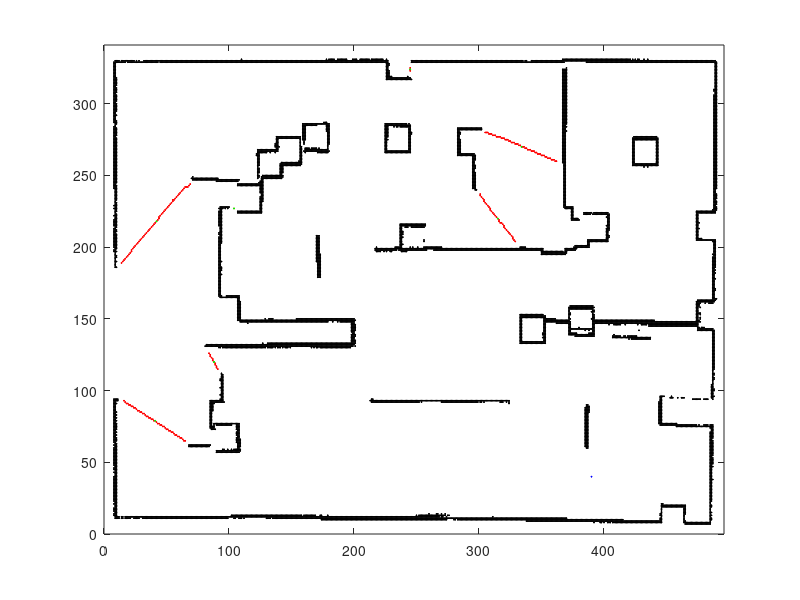

This figure's MATLAB source: (Note: this script raises an error after producing the figure.)
clc, clear all;

% load apf_problem.mat
load apf_paper2.mat
height = size(map,1);
width  = size(map,2);

% begin=[2;2];

% begin =[74; 115];
begin =[390; 40];
% begin =[20; 80];

% over=[14 14;5 14];
% over=[14 6 14 ;14 14 2];

inflation_radius = 5;
% obstacle=[0 0 0 0 0 0 0 0 0 0 0  0  0  0  0  0   15 15 15 15 15 15 15 15 15 15 15 15 15 15 15 15 1  2  3  4  5  6  7  8  9  10 11 12 13 14   1 2 3 4 5 6 7 8 9 10 11 12 13 14   5 5 5 5 5 5 5 5 5  5  5  5  10 10 10 10 10 10 10 10; 
%           0 1 2 3 4 5 6 7 8 9 10 11 12 13 14 15  0  1  2  3  4  5  6  7  8  9  10 11 12 13 14 15 15 15 15 15 15 15 15 15 15 15 15 15 15 15 0 0 0 0 0 0 0 0 0  0  0  0  0  0   2 3 4 5 6 7 8 9 10 11 12 15 14 13 12 11 10 6  9  13];
% obstacle=[1 1 1 1 1 1 1 1 1 1  1  1  1  1  1     2  3  4  5  6  7  8  9  10 11 12 13 14    2  3  4  5  6  7  8  9  10 11 12 13 14 15     15 15 15 15 15 15 15 15 15 15 15 15 15 15     5 5 5 5 5 5 5 5 5  5  5  5   10 10 10 10 10 10 10 10; 
%           1 2 3 4 5 6 7 8 9 10 11 12 13 14 15    15 15 15 15 15 15 15 15 15 15 15 15 15    1  1  1  1  1  1  1  1  1  1  1  1  1   1     2  3  4  5  6  7  8  9  10 11 12 13 14 15     1 2 3 4 5 6 7 8 9  10 11 12  14 13 12 11 10 9  8  7];

obstacle = []; 
target = [];
for i = 3 : size(map, 1) - 2
    for j = 3 : size(map, 2) - 2
        if(map(i,j) == 100)
            obstacle = [obstacle, [i;j]];
        end
        if(map(i,j)==-1)
            temp = 0;
            if(map(i+1, j)==0)
                temp1 = 0;
                temp1 = temp1 + (map(i+2, j)==0);
                temp1 = temp1 + (map(i+1, j+1)==0);
                temp1 = temp1 + (map(i+1, j-1)==0);
                temp = temp   + (temp1>0);
            end
            
            if(map(i, j+1)==0)
                temp1 = 0;
                temp1 = temp1 + (map(i, j+2)==0);
                temp1 = temp1 + (map(i+1, j+1)==0);
                temp1 = temp1 + (map(i-1, j+1)==0);
                temp = temp   + (temp1>0);
            end
           
            if(map(i-1, j)==0)
                temp1 = 0;
                temp1 = temp1 + (map(i-1, j+1)==0);
                temp1 = temp1 + (map(i-1, j-1)==0);
                temp1 = temp1 + (map(i-2, j)==0);
                temp = temp   + (temp1>0);
            end
            
            if(map(i, j-1)==0)
                temp1 = 0;
                temp1 = temp1 + (map(i, j-2)==0);
                temp1 = temp1 + (map(i+1, j-1)==0);
                temp1 = temp1 + (map(i-1, j-1)==0);
                temp  = temp  + (temp1>0);
            end
            if(temp > 0)
                target = [target, [i;j]];
            end
        end
    end
end

%%%%%%%%%%%%%%%%%% Remove targets whose distance to the nearest obstacle <
%%%%%%%%%%%%%%%%%% inflation radius.
targets = [];
for i = 1: size(target,2)
    temp = 0;
    for j = 1 : size(obstacle, 2)
       dis = abs(target(1,i)-obstacle(1,j)) ;
       dis = dis + abs(target(2,i)-obstacle(2,j)) ;
       if(dis < inflation_radius)
           temp =1;
           break;
       end
    end
    if(temp == 1)
        continue;
    end
    targets = [targets, target(:,i)];
end

%%%%%%%%%%%%%%%%%% New Solution: Cluster Targets into centers; 
%%%%%%%%%%%%%%%%%% InfoGain = the number of targets in each cluster.
%%%%%%%%%%%%%%%%%% Note: the K_repu coefficient should be set as 4;


%%%%%%%% Original Version1
% targets_process = targets;
% cluster_center = cell(0);
% idx_cell = 1;
% while(size(targets_process, 2) > 0)
%     idx = 1;
%     target_cluster = targets_process(:,1);
%     targets_process(:,1) = [];
%     while (idx < size(targets_process,2))
%         condition = 1;
%         for i = 1: size(target_cluster,2)
%            if(abs(targets_process(1, idx) - target_cluster(1, i)) + abs(targets_process(2, idx) - target_cluster(2, i)) < 3)
%                target_cluster = [target_cluster, targets_process(:, idx)];
%                targets_process(:, idx) = [];
%                condition = 0;
%                break;
%            end
%         end
%         if(condition)
%            idx = idx + 1; 
%         end
%     end
%     cluster_center{1, idx_cell} = target_cluster;
%     idx_cell = idx_cell + 1;
% end
% 
% num_cluster = size(cluster_center, 2);
% center = zeros(2, num_cluster);
% infoGain_cluster = zeros(1, num_cluster);
% for i = 1: num_cluster
%     infoGain_cluster(i) = size(cluster_center{1,i}, 2);
%     for j = 1: infoGain_cluster(i)
%        center(1,i) =  center(1,i) +  cluster_center{1,i}(1,j);
%        center(2,i) =  center(2,i) +  cluster_center{1,i}(2,j);
%     end
%     center(1,i) = center(1,i) / infoGain_cluster(i) ;
%     center(2,i) = center(2,i) / infoGain_cluster(i) ;
%     min_dis = 100;
%     min_idx = 0;
%     for j = 1: size(targets,2)
%         dis = abs(center(1,i) - targets(1,j)) +  abs(center(2,i) - targets(2,j));
%         if(dis < min_dis)
%            min_dis = dis;
%            min_idx= j;
%         end
%     end
%     center(:,i) = targets(:,min_idx);
% end
%%%%%%%% Original Version1 end

% %%%%%%%% Original Version2 start loop from back to start
% targets_process = targets;
% cluster_center = cell(0);
% idx_cell = 1;
% while(size(targets_process, 2) > 0)
%     idx = 1;
%     target_cluster = targets_process(:, end);
%     targets_process(:,end) = [];
%     for idx =  size(targets_process,2): -1:1
%         for i = 1: size(target_cluster,2)
%            if(abs(targets_process(1, idx) - target_cluster(1, i)) + abs(targets_process(2, idx) - target_cluster(2, i)) < 3)
%                target_cluster = [target_cluster, targets_process(:, idx)];
%                targets_process(:, idx) = [];
%                break;
%            end
%         end
%     end
%     
%     cluster_center{1, idx_cell} = target_cluster;
%     idx_cell = idx_cell + 1;
%     
% end
% 
% num_cluster = size(cluster_center, 2);
% center = zeros(2, num_cluster);
% infoGain_cluster = zeros(1, num_cluster);
% for i = 1: num_cluster
%     infoGain_cluster(i) = size(cluster_center{1,i}, 2);
%     for j = 1: infoGain_cluster(i)
%        center(1,i) =  center(1,i) +  cluster_center{1,i}(1,j);
%        center(2,i) =  center(2,i) +  cluster_center{1,i}(2,j);
%     end
%     center(1,i) = center(1,i) / infoGain_cluster(i) ;
%     center(2,i) = center(2,i) / infoGain_cluster(i) ;
%     min_dis = 100;
%     min_idx = 0;
%     for j = 1: size(targets,2)
%         dis = abs(center(1,i) - targets(1,j)) +  abs(center(2,i) - targets(2,j));
%         if(dis < min_dis)
%            min_dis = dis;
%            min_idx= j;
%         end
%     end
%     center(:,i) = targets(:,min_idx);
% end
%%%%%%%% Original Version2 ends


%%%%%%%% New Version4
targets_process = targets;
center = [];
infoGain_cluster = [];
while(size(targets_process, 2) > 0)
    idx = 1;
    target_cluster = targets_process(:, end);
    targets_process(:,end) = [];
    condition = 1;
    while(condition)
        condition = 0;
        for idx =  size(targets_process,2): -1:1
            for i = 1: size(target_cluster,2)
               if(abs(targets_process(1, idx) - target_cluster(1, i)) + abs(targets_process(2, idx) - target_cluster(2, i)) < 3)
                   target_cluster = [target_cluster, targets_process(:, idx)];
                   targets_process(:, idx) = [];
                   condition= 1;
                   break;
               end
            end
        end
    end
    center_temp = zeros(2,1);
    num_ = size(target_cluster,2);
    for j = 1: num_
       center_temp(1) =  center_temp(1) +  target_cluster(1,j);
       center_temp(2) =  center_temp(2) +  target_cluster(2,j);
    end
    
    center_temp(1) = center_temp(1) / num_;
    center_temp(2) = center_temp(2) / num_;
    
    min_dis = 100;
    min_idx = 0;
    
    for j = 1: num_
        dis = abs(center_temp(1) - target_cluster(1,j)) +  abs(center_temp(2) - target_cluster(2,j));
        if(dis < min_dis)
           min_dis = dis;
           min_idx= j;
        end
    end
    center = [center, target_cluster(:,min_idx)];  
    infoGain_cluster =[infoGain_cluster ,num_ ];
end
%%%%%%%%%%%%%%%%%% Version 4 ends



%%%%%%%%%%%%%%%%%% Display targets and obstacles
figure;
plot(begin(1), begin(2),'*b','MarkerSize', 1);
axis([0 height 0 width]);
hold on;
plot(targets(1,:), targets(2,:), '*r', 'MarkerSize', 1);

plot(obstacle(1,:), obstacle(2,:), '*k', 'MarkerSize', 1);

% for i=1:size(obstacle, 2)
%     rectangle('Position', [obstacle(1, i)-0.5, obstacle(2, i)-0.5, 1, 1], 'Curvature', [1,1], 'FaceColor', 'b');
% end

plot(center(1,:), center(2,:), '*g', 'MarkerSize', 1);

%%%%%%%%%%%%%%%%%% 
hold on 
point= path_plan_direct_around_version1and2_euclidean(infoGain_cluster,  begin, center, obstacle, height, width);

